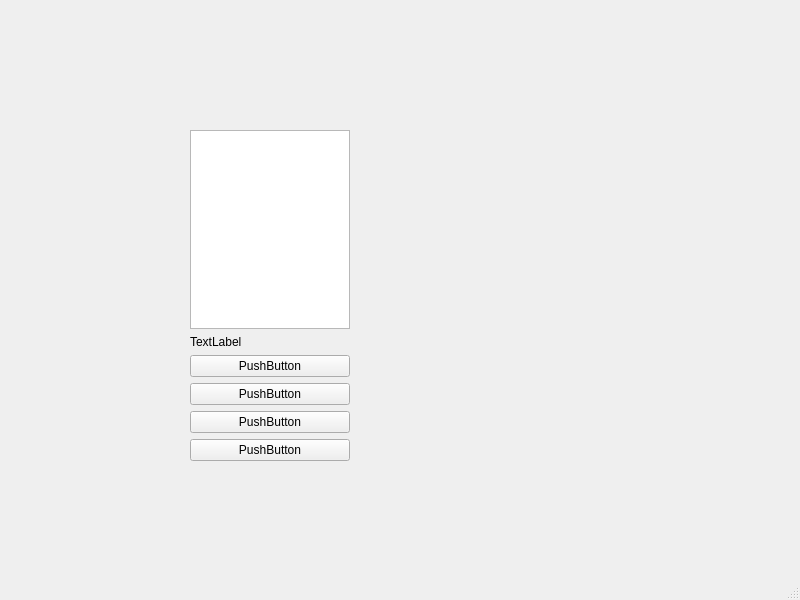
<?xml version="1.0" encoding="UTF-8"?>
<ui version="4.0">
 <class>MainWindow</class>
 <widget class="QMainWindow" name="MainWindow">
  <property name="geometry">
   <rect>
    <x>0</x>
    <y>0</y>
    <width>800</width>
    <height>600</height>
   </rect>
  </property>
  <property name="windowTitle">
   <string>MainWindow</string>
  </property>
  <widget class="QWidget" name="centralwidget">
   <widget class="QWidget" name="verticalLayoutWidget">
    <property name="geometry">
     <rect>
      <x>190</x>
      <y>130</y>
      <width>160</width>
      <height>331</height>
     </rect>
    </property>
    <layout class="QVBoxLayout" name="verticalLayout">
     <item>
      <widget class="QTextBrowser" name="textBrowser"/>
     </item>
     <item>
      <widget class="QLabel" name="label">
       <property name="text">
        <string>TextLabel</string>
       </property>
      </widget>
     </item>
     <item>
      <widget class="QPushButton" name="pushButton_2">
       <property name="text">
        <string>PushButton</string>
       </property>
      </widget>
     </item>
     <item>
      <widget class="QPushButton" name="pushButton_4">
       <property name="text">
        <string>PushButton</string>
       </property>
      </widget>
     </item>
     <item>
      <widget class="QPushButton" name="pushButton">
       <property name="text">
        <string>PushButton</string>
       </property>
      </widget>
     </item>
     <item>
      <widget class="QPushButton" name="pushButton_3">
       <property name="text">
        <string>PushButton</string>
       </property>
      </widget>
     </item>
    </layout>
   </widget>
  </widget>
  <widget class="QMenuBar" name="menubar">
   <property name="geometry">
    <rect>
     <x>0</x>
     <y>0</y>
     <width>800</width>
     <height>26</height>
    </rect>
   </property>
  </widget>
  <widget class="QStatusBar" name="statusbar"/>
 </widget>
 <resources/>
 <connections/>
</ui>
